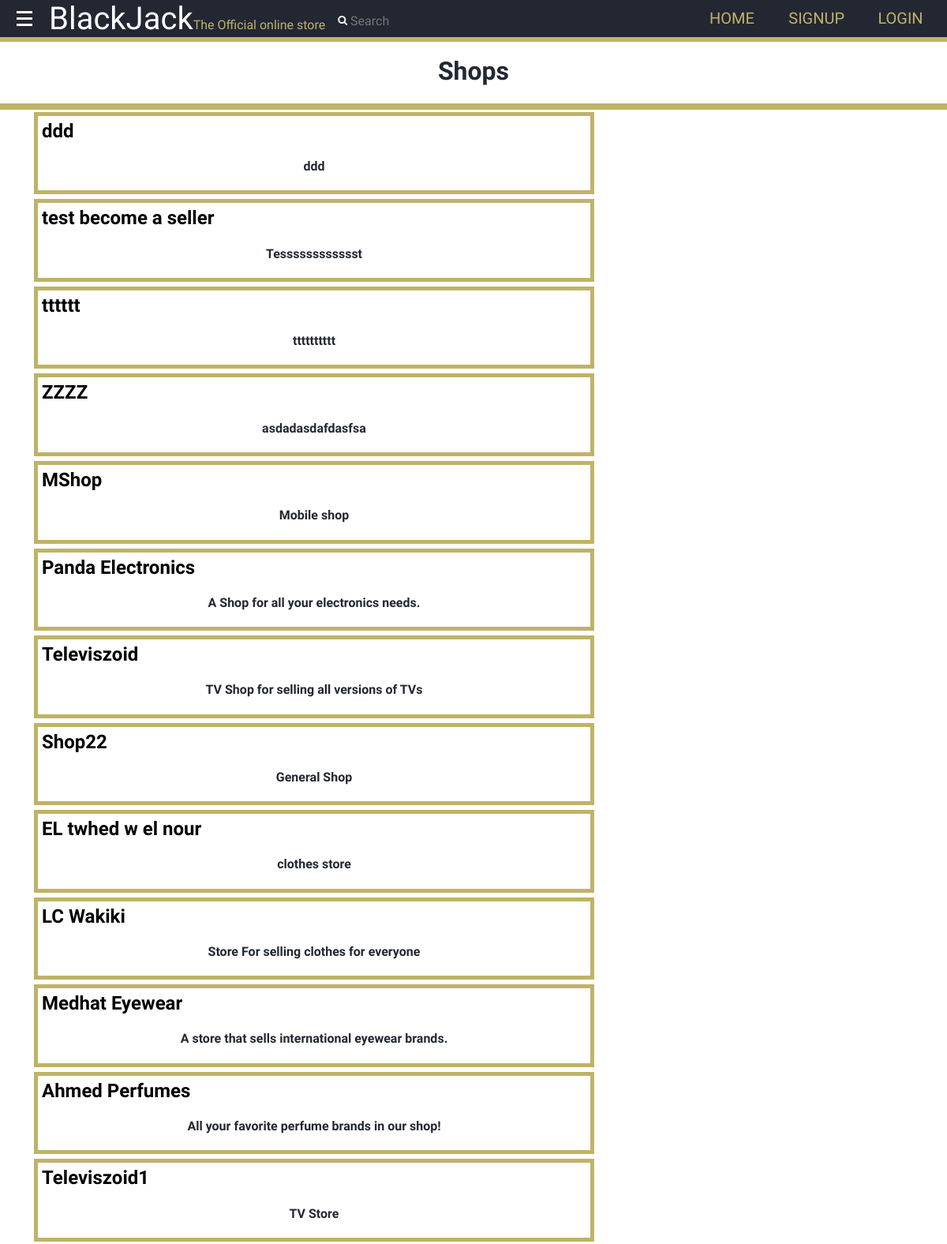
Screenshot of /discovershops/ with the database file from the repository.
### shop/models.py (models this page shows, shortened)
class Shop(models.Model):
    name = models.CharField(max_length=30)
    description = models.TextField(max_length=100)
    address = models.TextField(max_length=100,)
    products = models.ManyToManyField(Product, blank=True, related_name="products")
    coupons = models.ManyToManyField('shop.Coupon',blank=True,default=None,related_name='shop_coupons')
    orders = models.ManyToManyField('users.Order',blank=True,default=None,related_name='shop_orders')
    featured = models.BooleanField(default=False)

### users/views.py (the view)
# urls.py: path('discovershops/', views.discovershops, name="discovershops"),
def discovershops(request):
    return render(request, 'users/discovershops.html', {
        'shops': Shop.objects.all()
    })

### users/templates/users/discovershops.html (shortened to what this page needs)
{% extends 'users/layout.html' %}
{% block name %}Shops{% endblock %}
{% block body %}
  <div id="items">
    <div class="itemscontainer">
        {% for shop in shops %}
        <div class="item" title="{{ shop.name }}">
          <h2 style="margin: 5px;"><a href="{% url 'shop' shop.name %}">{{ shop.name }}</a></h2>
          <h4 style="text-align: center;">{{shop.description}}</h4>
        </div>
        {% endfor %}
    </div>
  </div>
{% endblock %}

### users/static/users/css/layout.css (style rules this page uses)
body { margin: 0; padding: 0; width: 100vw; height: 100vh; font-family: 'Ubuntu', sans-serif; }

### users/templates/users/discovershops.html (style rules this page uses)
#items { margin-left: 40px; overflow: hidden; }
.item { float:left; width:700px; background-color:white; border:5px solid #BFB367; margin:3px; }
.item a { color:black; text-decoration: none; }
.itemscontainer { border:navy; }

### rows the page displays
Shop: name "ddd", description "ddd"
Shop: name "test become a seller", description "Tesssssssssssst"
Shop: name "tttttt", description "tttttttttt"
Shop: name "ZZZZ", description "asdadasdafdasfsa"
Shop: name "MShop", description "Mobile shop"
Shop: name "Panda Electronics", description "A Shop for all your electronics needs."
Shop: name "Televiszoid", description "TV Shop for selling all versions of TVs"
Shop: name "Shop22", description "General Shop"
Shop: name "EL twhed w el nour", description "clothes store"
Shop: name "LC Wakiki", description "Store For selling clothes for everyone"
Shop: name "Medhat Eyewear", description "A store that sells international eyewear brands."
Shop: name "Ahmed Perfumes", description "All your favorite perfume brands in our shop!"
Shop: name "Televiszoid1", description "TV Store"
